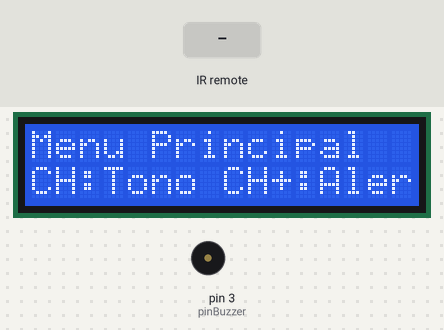
This sketch was run on a simulated Arduino Uno, built with avr-gcc and run on an emulated ATmega328P. On the bench: 16×2 character LCD, buzzer (waves = sounding). The inputs (shaded band) are chosen by the test bench.

Above: at 1.2 s.
1.3 s: infrared code 0x45 received
At 2.2 s:
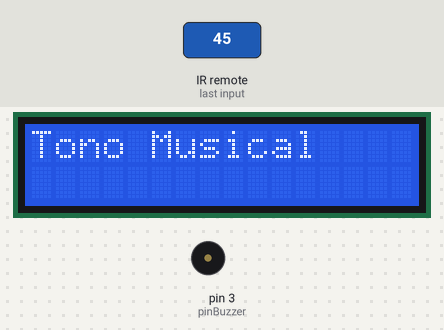
3.8 s: infrared code 0x47 received
At 5.7 s:
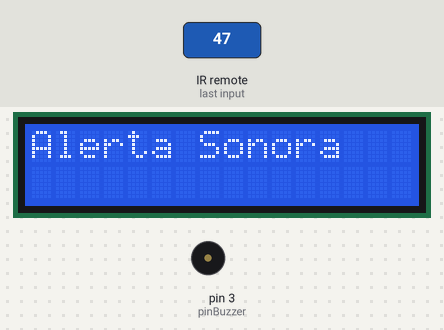
6.3 s: infrared code 0x0C received
At 7.2 s:
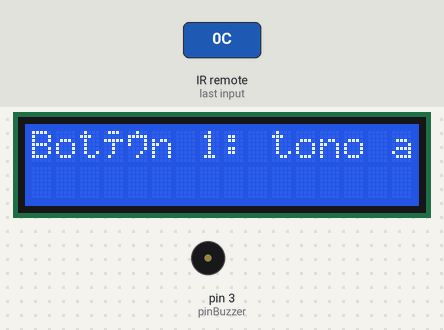
8.9 s: infrared code 0x18 received
At 9.8 s:
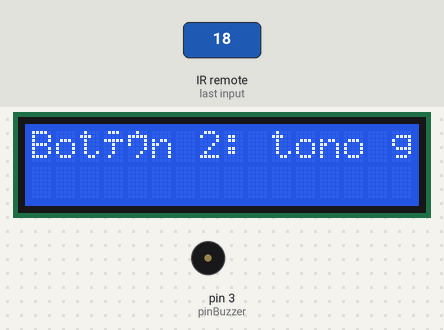
Timing chart, 0 to 11.9 s (numbered marks = the images above; inputs shaded):
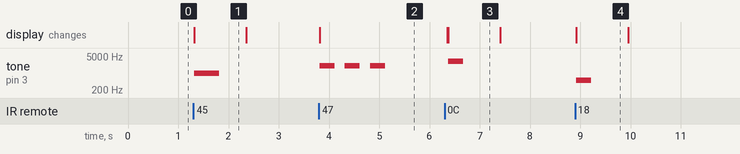

The sketch:

combinacionremota.ino
```cpp
#include <Wire.h>
#include <LiquidCrystal_I2C.h>
#include <IRremote.hpp>

const int pinIR = 2;
const int pinBuzzer = 3;

LiquidCrystal_I2C lcd(0x27, 16, 2); // Dirección común, cambia si es necesario

void setup() {
  lcd.init();
  lcd.backlight();
  lcd.setCursor(0, 0);
  lcd.print("Menu Principal");
  lcd.setCursor(0, 1);
  lcd.print("CH:Tono CH+:Alerta");

  IrReceiver.begin(pinIR, ENABLE_LED_FEEDBACK);
  pinMode(pinBuzzer, OUTPUT);
}

void loop() {
  if (IrReceiver.decode()) {
    uint8_t code = IrReceiver.decodedIRData.command;
    IrReceiver.resume();

    lcd.clear();
    switch (code) {
      case 0x45: // CH−
        lcd.setCursor(0, 0);
        lcd.print("Tono Musical");
        tone(pinBuzzer, 1000, 500); // 1000 Hz por 500 ms
        break;

      case 0x47: // CH+
        lcd.setCursor(0, 0);
        lcd.print("Alerta Sonora");
        for (int i = 0; i < 3; i++) {
          tone(pinBuzzer, 2000);
          delay(300);
          noTone(pinBuzzer);
          delay(200);
        }
        break;

      case 0x0C: // Botón 1
        lcd.setCursor(0, 0);
        lcd.print("Botón 1: tono agudo");
        tone(pinBuzzer, 3000, 300);
        break;

      case 0x18: // Botón 2
        lcd.setCursor(0, 0);
        lcd.print("Botón 2: tono grave");
        tone(pinBuzzer, 500, 300);
        break;

      default:
        lcd.setCursor(0, 0);
        lcd.print("Codigo: 0x");
        lcd.print(code, HEX);
        break;
    }

    delay(1000);
    lcd.clear();
    lcd.setCursor(0, 0);
    lcd.print("Menu Principal");
    lcd.setCursor(0, 1);
    lcd.print("CH:Tono CH+:Alerta");
  }
}
```

Measured:
- after the input at 1.3 s, tone on pin 3 (pinBuzzer): silent → 1000 Hz at once, → silent 0.50 s later; the display: changes at once (image 1)
- after the input at 3.8 s, tone on pin 3 (pinBuzzer): alternates 2000 Hz for 0.30 s and silent for 0.20 s, 6 changes in all, then stays silent, starting at once; the display: changes at once (image 2)
- after the input at 6.3 s, tone on pin 3 (pinBuzzer): silent → 3000 Hz after 0.07 s, → silent 0.30 s later; the display: first differs from a run without the input after 0.07 s (image 3)
- after the input at 8.9 s, tone on pin 3 (pinBuzzer): silent → 500 Hz at once, → silent 0.30 s later; the display: changes at once (image 4)
- what the display in image 1 shows lasts 1.0 s, from 1.3 s to 2.3 s
